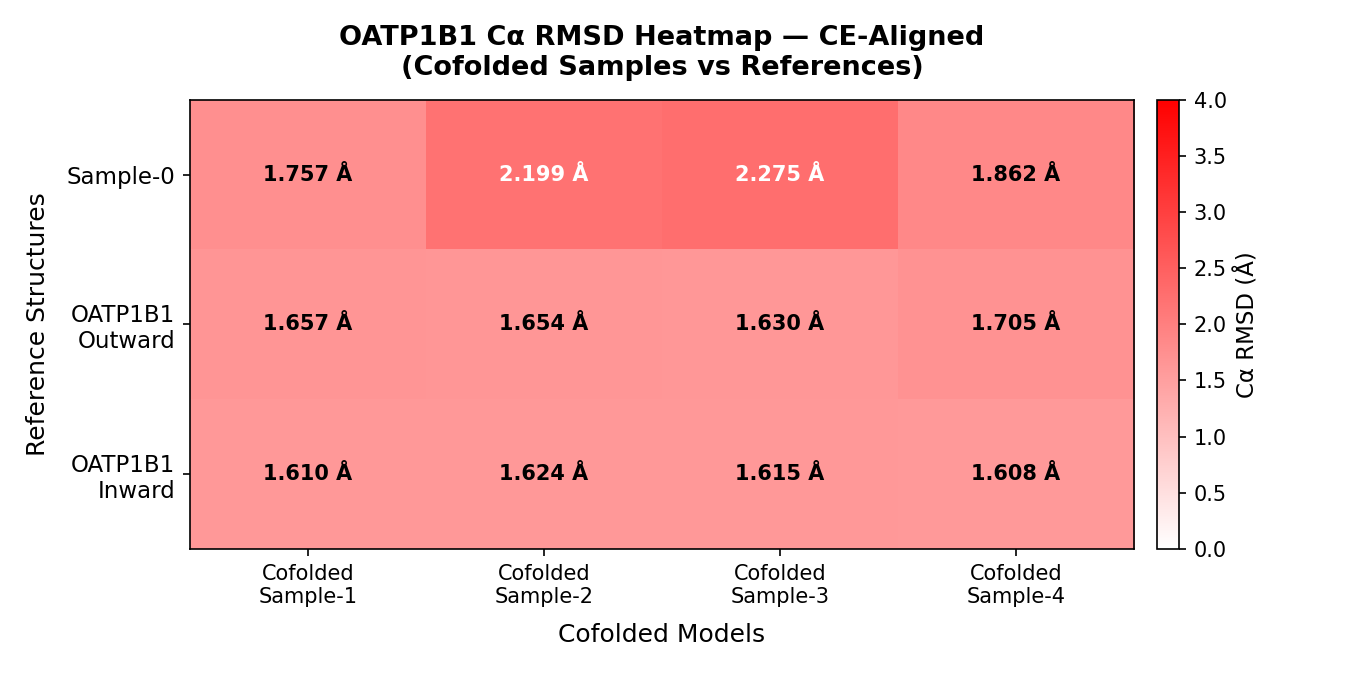

Recreate this plot in Python.
import matplotlib.pyplot as plt
import matplotlib.colors as mcolors
import numpy as np
from Bio.PDB import MMCIFParser, Superimposer, CEAligner
import warnings
from Bio.PDB.PDBExceptions import PDBConstructionWarning
warnings.filterwarnings("ignore", category=PDBConstructionWarning)

# ── Paths ──────────────────────────────────────────────────────────────────────
BASE = "/mnt/gs21/scratch/renaldse/AlphaFold3/outputs/OATP1B1_lig-b9544aa2_cofold_May21_2026_11.12AM/oatp1b1"
SEED = "seed-1536018325"
STRUCT_BASE = "/mnt/gs21/scratch/renaldse/AlphaFold3/inputs/structures"

COL_LABELS = ["Cofolded\nSample-1", "Cofolded\nSample-2",
               "Cofolded\nSample-3", "Cofolded\nSample-4"]
COL_PATHS  = [f"{BASE}/{SEED}_sample-{i}/model.cif" for i in range(1, 5)]

ROW_LABELS = ["Sample-0", "OATP1B1\nOutward", "OATP1B1\nInward"]
ROW_PATHS  = [
    f"{BASE}/{SEED}_sample-0/model.cif",
    f"{STRUCT_BASE}/OATP1B1_outward.cif",
    f"{STRUCT_BASE}/OATP1B1_inward.cif",
]

# ── Helpers ────────────────────────────────────────────────────────────────────
def load_structure(path):
    parser = MMCIFParser(QUIET=True)
    structure = parser.get_structure("model", path)
    return structure

def get_chain(structure, chain_id="A"):
    model = structure[0]
    if chain_id in model:
        return model[chain_id]
    return next(iter(model.get_chains()))

def ce_align_rmsd(ref_struct, mob_struct):
    """Use CEAligner for structure-based alignment — handles different lengths."""
    ref_chain = get_chain(ref_struct)
    mob_chain = get_chain(mob_struct)

    aligner = CEAligner()
    aligner.set_reference(ref_struct)
    aligner.align(mob_struct)
    rmsd = round(aligner.rms, 3)
    n_aligned = len([r for r in ref_chain.get_residues() if "CA" in r])
    return rmsd, n_aligned

# ── Load structures ────────────────────────────────────────────────────────────
print("Loading structures …\n")

row_structs = []
for label, path in zip(ROW_LABELS, ROW_PATHS):
    s = load_structure(path)
    chain = get_chain(s)
    ca = [r for r in chain.get_residues() if "CA" in r]
    row_structs.append(s)
    print(f"  {label.replace(chr(10),' ')}: {len(ca)} Cα atoms  ({path})")

col_structs = []
for label, path in zip(COL_LABELS, COL_PATHS):
    s = load_structure(path)
    chain = get_chain(s)
    ca = [r for r in chain.get_residues() if "CA" in r]
    col_structs.append(s)
    print(f"  {label.replace(chr(10),' ')}: {len(ca)} Cα atoms  ({path})")

print()
rmsd_matrix = np.zeros((len(ROW_LABELS), len(COL_LABELS)))

for r, (rlabel, rstruct) in enumerate(zip(ROW_LABELS, row_structs)):
    for c, (clabel, cstruct) in enumerate(zip(COL_LABELS, col_structs)):
        # Reload structures fresh each time — CEAligner modifies coordinates in place
        rs = load_structure(ROW_PATHS[r])
        cs = load_structure(COL_PATHS[c])
        val, n = ce_align_rmsd(rs, cs)
        rmsd_matrix[r, c] = val
        print(f"  {rlabel.replace(chr(10),' ')} vs {clabel.replace(chr(10),' ')}: {val} Å  (CE-aligned)")

print("\nRMSD matrix computed successfully.")

# ── Plot ───────────────────────────────────────────────────────────────────────
fig, ax = plt.subplots(figsize=(9, 4.5))

cmap = mcolors.LinearSegmentedColormap.from_list("white_red", ["white", "red"])
vmin, vmax = 0, max(rmsd_matrix.max(), 4.0)
im = ax.imshow(rmsd_matrix, cmap=cmap, vmin=vmin, vmax=vmax, aspect="auto")

cbar = fig.colorbar(im, ax=ax, pad=0.02)
cbar.set_label("Cα RMSD (Å)", fontsize=11)

ax.set_xticks(range(len(COL_LABELS)))
ax.set_xticklabels(COL_LABELS, fontsize=10)
ax.set_yticks(range(len(ROW_LABELS)))
ax.set_yticklabels(ROW_LABELS, fontsize=11)

ax.set_xlabel("Cofolded Models", fontsize=12, labelpad=8)
ax.set_ylabel("Reference Structures", fontsize=12, labelpad=8)
ax.set_title("OATP1B1 Cα RMSD Heatmap — CE-Aligned\n(Cofolded Samples vs References)",
             fontsize=13, fontweight="bold", pad=12)

for r in range(len(ROW_LABELS)):
    for c in range(len(COL_LABELS)):
        val = rmsd_matrix[r, c]
        norm_val = (val - vmin) / (vmax - vmin)
        text_color = "white" if norm_val > 0.5 else "black"
        ax.text(c, r, f"{val:.3f} Å", ha="center", va="center",
                fontsize=10, fontweight="bold", color=text_color)

plt.tight_layout()
out_path = "/mnt/gs21/scratch/renaldse/AlphaFold3/RMSD/rmsd_heatmap_aligned_oatp1b1_cofolded.png"
plt.savefig(out_path, dpi=150)
plt.close()
print(f"\nSaved heatmap → {out_path}")
